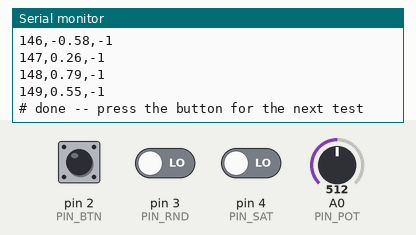
This sketch was run on a simulated Arduino Uno, built with avr-gcc and run on an emulated ATmega328P. Shown: the last lines printed to the serial monitor. The test bench sets the inputs (shaded band); at power-on: pin 2 (PIN_BTN) HIGH, pin 3 (PIN_RND) LOW, pin 4 (PIN_SAT) LOW, A0 (PIN_POT) = 512.

Above: at 1.4 s.
1.5 s: pin 2 (PIN_BTN) pulled LOW for 0.15 s
At 2.8 s:
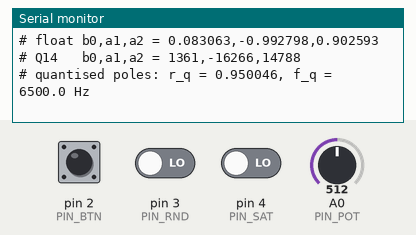
4.6 s: pin 2 (PIN_BTN) pulled LOW for 3.2 s
At 8.9 s:
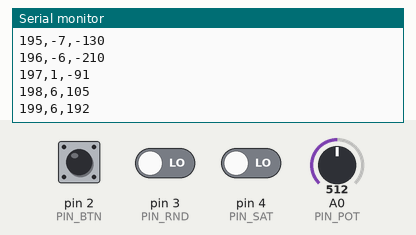
Timing chart, 0 to 10.4 s (numbered marks = the images above; inputs shaded):
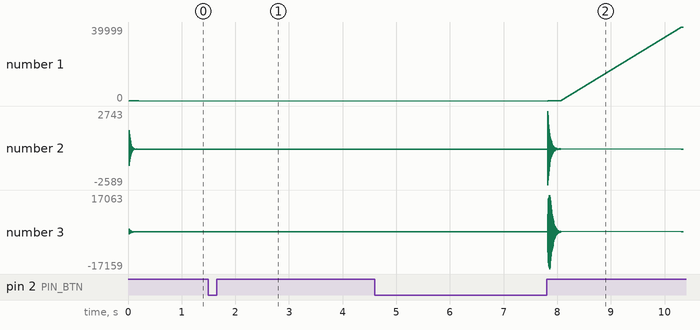

Measured:
- after the input at 4.6 s, the serial monitor: prints a new line after 3.2 s (image 2)
- plotted number 1: 149 → 39999 after the input at 4.6 s

The sketch:

sketch.ino
```cpp
/*
 * Sheet 9, Exercise 9.3 e) -- Two-pole resonator at the knock frequency
 *                                on the Arduino Uno: float vs. Q15
 *                                (REFERENCE SOLUTION)
 *
 * Project files: sketch.ino, diagram.json, resonator.h
 * Controls:  potentiometer (A0)  pole radius r = 0.90 ... 1.00
 *            switch SW1 (D3)     HIGH = rounding,   LOW = truncation
 *            switch SW2 (D4)     HIGH = saturation, LOW = wrap-around
 *            button (D2)         start the next test
 * Tests (cyclic):
 *   T0  impulse response, x = 0.5 delta, gain-1 resonator:  n,y_float,y_q15
 *       (both in LSB of Q15, i.e. y * 32768)
 *   T1  zero input, initial state y[-1] = 0.5, 200000 steps (5 s of
 *       signal at fs = 40 kHz): amplitude and period of the limit cycle
 *   T2  overflow: b0 = 1 (no normalisation), knock burst
 *       0.1 e^{-t/0.8 ms} sin(2 pi 6.5 kHz t) as input, 40000 steps
 * The signal is synthetic (fs = 40 kHz is far beyond the Uno ADC); the
 * computation is not real-time -- we study the arithmetic, not the speed.
 */
#include "resonator.h"

#define FS 40000.0f
#define F0 6500.0f

const int PIN_POT = A0, PIN_BTN = 2, PIN_RND = 3, PIN_SAT = 4;
int test = 0;

float read_r(void)
{
    /* 0.9000 ... 1.0000 in steps of about 1e-4 */
    return 0.9f + 0.1f * analogRead(PIN_POT) / 1023.0f;
}

void print_header(const char *name, float r, int norm, int rnd, int sat)
{
    float b0, a1, a2, rq, fq;
    res_q_t q;
    res_design(F0, FS, r, norm, &b0, &a1, &a2);
    res_q_init(&q, b0, a1, a2, rnd, sat);
    res_q_poles(&q, FS, &rq, &fq);
    Serial.print(F("# ")); Serial.print(name);
    Serial.print(F("  r=")); Serial.print(r, 4);
    Serial.print(rnd ? F(" round") : F(" trunc"));
    Serial.println(sat ? F(" saturate") : F(" wrap"));
    Serial.print(F("# float b0,a1,a2 = ")); Serial.print(b0, 6); Serial.print(',');
    Serial.print(a1, 6); Serial.print(','); Serial.println(a2, 6);
    Serial.print(F("# Q14   b0,a1,a2 = ")); Serial.print(q.b0); Serial.print(',');
    Serial.print(q.a1); Serial.print(','); Serial.println(q.a2);
    Serial.print(F("# quantised poles: r_q = ")); Serial.print(rq, 6);
    Serial.print(F(", f_q = ")); Serial.print(fq, 1); Serial.println(F(" Hz"));
}

/* T0: impulse response float vs Q15 */
void test_impulse(float r, int rnd, int sat)
{
    res_f_t f;
    res_q_t q;
    float b0, a1, a2;
    int n;
    print_header("T0 impulse response", r, 1, rnd, sat);
    res_design(F0, FS, r, 1, &b0, &a1, &a2);
    res_f_init(&f, b0, a1, a2);
    res_q_init(&q, b0, a1, a2, rnd, sat);
    Serial.println(F("n,y_float,y_q15"));
    for (n = 0; n < 150; n++) {
        float yf = res_f_step(&f, n == 0 ? 0.5f : 0.0f);
        int16_t yq = res_q_step(&q, n == 0 ? 16384 : 0);
        Serial.print(n); Serial.print(',');
        Serial.print(yf * 32768.0f, 2); Serial.print(',');
        Serial.println(yq);
    }
}

/* T1: zero-input limit cycle */
void test_limit_cycle(float r, int rnd, int sat)
{
    res_q_t q;
    float b0, a1, a2;
    uint32_t n, N = 200000UL;
    int16_t y, yprev = 0, mx = 0;
    int zc = 0;
    print_header("T1 zero-input limit cycle", r, 1, rnd, sat);
    res_design(F0, FS, r, 1, &b0, &a1, &a2);
    res_q_init(&q, b0, a1, a2, rnd, sat);
    q.y1 = 16384;                         /* initial state 0.5, x = 0 */
    for (n = 0; n < N; n++) {
        y = res_q_step(&q, 0);
        if (n >= N - 1000) {             /* observe the last 1000 samples */
            if (y > mx) mx = y;
            if (-y > mx) mx = -y;
            if ((y > 0 && yprev <= 0) || (y < 0 && yprev >= 0)) zc++;
        }
        yprev = y;
    }
    Serial.print(F("# after ")); Serial.print(N);
    Serial.print(F(" steps: amplitude = ")); Serial.print(mx);
    Serial.print(F(" LSB, zero crossings in 1000 samples = ")); Serial.print(zc);
    Serial.print(F(" -> f = ")); Serial.print(zc / 2.0f * FS / 1000.0f, 0);
    Serial.println(F(" Hz"));
    Serial.println(F("n,y_q15"));
    for (n = 0; n < 40; n++) {           /* 40 more samples of the cycle */
        Serial.print(n); Serial.print(',');
        Serial.println(res_q_step(&q, 0));
    }
}

/* T2: overflow with an unnormalised resonator */
void test_overflow(float r, int rnd, int sat)
{
    res_q_t q;
    float b0, a1, a2;
    uint32_t n;
    int16_t mx = 0;
    print_header("T2 overflow, b0 = 1, burst A = 0.1", r, 0, rnd, sat);
    res_design(F0, FS, r, 0, &b0, &a1, &a2);
    res_q_init(&q, b0, a1, a2, rnd, sat);
    Serial.println(F("n,x_q15,y_q15"));
    for (n = 0; n < 40000UL; n++) {
        float t = n / FS;
        float x = n < 400 ? 0.1f * expf(-t / 0.8e-3f) * sinf(2.0f * (float)M_PI * F0 * t) : 0.0f;
        int16_t xq = (int16_t)floorf(x * 32768.0f + 0.5f);
        int16_t y = res_q_step(&q, xq);
        if (n < 200 || (n >= 39960UL)) {
            Serial.print(n); Serial.print(',');
            Serial.print(xq); Serial.print(',');
            Serial.println(y);
        }
        if (n >= 39000UL && (y > mx || -y > mx)) mx = y > 0 ? y : -y;
    }
    Serial.print(F("# overflows = ")); Serial.print(q.novf);
    Serial.print(F(", max |y| in the last 1000 samples = ")); Serial.print(mx);
    Serial.println(F(" LSB"));
}

void run_test(void)
{
    float r = read_r();
    int rnd = digitalRead(PIN_RND), sat = digitalRead(PIN_SAT);
    if (test == 0) test_impulse(r, rnd, sat);
    else if (test == 1) test_limit_cycle(r, rnd, sat);
    else test_overflow(r, rnd, sat);
    Serial.println(F("# done -- press the button for the next test"));
    test = (test + 1) % 3;
}

void setup()
{
    Serial.begin(115200);
    pinMode(PIN_BTN, INPUT_PULLUP);
    pinMode(PIN_RND, INPUT_PULLUP);
    pinMode(PIN_SAT, INPUT_PULLUP);
    Serial.println(F("# Sheet 9: two-pole resonator at 6.5 kHz, fs = 40 kHz"));
    run_test();
}

void loop()
{
    if (digitalRead(PIN_BTN) == LOW) {   /* button pressed */
        delay(30);                        /* debounce        */
        while (digitalRead(PIN_BTN) == LOW) { }
        run_test();
    }
}
```

resonator.h
```cpp
/*
 * resonator.h -- two-pole digital resonator in float and in Q15 fixed point
 *                Sheet 9, Exercise 9.3 (REFERENCE SOLUTION)
 *
 * Used unchanged by the Uno sketch (Wokwi) and by limitcycle.c (JSLinux).
 * Only fixed-width integer types are used (int is 16 bit on the AVR!).
 *
 *   H(z) = b0 / (1 + a1 z^-1 + a2 z^-2),  a1 = -2 r cos(th), a2 = r^2,
 *   th = 2 pi f0 / fs,  b0 = (1 - r) |1 - r e^{-2j th}|  (gain 1 at f0)
 *
 * Fixed point: signals x, y in Q15 (int16, 1 LSB = 2^-15),
 *              coefficients in Q14 (int16, range -2 .. 2 - 2^-14) because
 *              |a1| may be close to 2,
 *              accumulator int32 in Q29 (Q14 * Q15),
 *              y = acc >> 14 with truncation or rounding, then saturation
 *              or two's complement wrap-around to int16.
 */
#ifndef RESONATOR_H
#define RESONATOR_H

#include <stdint.h>
#include <math.h>

#ifndef M_PI
#define M_PI 3.14159265358979323846
#endif

typedef struct {
    float b0, a1, a2;     /* coefficients            */
    float y1, y2;         /* y[n-1], y[n-2]          */
} res_f_t;

typedef struct {
    int16_t b0, a1, a2;   /* Q14 coefficients        */
    int16_t y1, y2;       /* Q15 state               */
    uint8_t rnd;          /* 1 = round, 0 = truncate */
    uint8_t sat;          /* 1 = saturate, 0 = wrap  */
    uint16_t novf;        /* number of overflows     */
} res_q_t;

/* design: coefficients as float (normalise = 0 -> b0 = 1) */
static void res_design(float f0, float fs, float r, int normalise,
                       float *b0, float *a1, float *a2)
{
    float th = 2.0f * (float)M_PI * f0 / fs;
    *a1 = -2.0f * r * cosf(th);
    *a2 = r * r;
    *b0 = normalise ? fabsf(1.0f - r) * sqrtf(1.0f - 2.0f * r * cosf(2.0f * th) + r * r)
                    : 1.0f;
    if (normalise && *b0 < 1e-6f) *b0 = sinf(th);    /* r = 1: oscillator */
}

static void res_f_init(res_f_t *s, float b0, float a1, float a2)
{
    s->b0 = b0; s->a1 = a1; s->a2 = a2;
    s->y1 = s->y2 = 0.0f;
}

static float res_f_step(res_f_t *s, float x)
{
    float y = s->b0 * x - s->a1 * s->y1 - s->a2 * s->y2;
    s->y2 = s->y1;
    s->y1 = y;
    return y;
}

/* float -> Q14 with rounding and range check */
static int16_t res_q14(float c)
{
    float v = c * 16384.0f;
    v = v < 0 ? v - 0.5f : v + 0.5f;
    if (v > 32767.0f) v = 32767.0f;
    if (v < -32768.0f) v = -32768.0f;
    return (int16_t)v;
}

static void res_q_init(res_q_t *s, float b0, float a1, float a2, int rnd, int sat)
{
    s->b0 = res_q14(b0); s->a1 = res_q14(a1); s->a2 = res_q14(a2);
    s->y1 = s->y2 = 0;
    s->rnd = (uint8_t)rnd; s->sat = (uint8_t)sat; s->novf = 0;
}

static int16_t res_q_step(res_q_t *s, int16_t x)
{
    int32_t acc, y;
    acc = (int32_t)s->b0 * x - (int32_t)s->a1 * s->y1 - (int32_t)s->a2 * s->y2; /* Q29 */
    if (s->rnd) acc += (int32_t)1 << 13;      /* round to nearest          */
    y = acc >> 14;                            /* arithmetic shift: floor   */
    if (y > 32767 || y < -32768) {
        s->novf++;
        if (s->sat) y = y > 0 ? 32767 : -32768;
        else y = (int16_t)(uint16_t)(y & 0xFFFF);  /* two's complement wrap */
    }
    s->y2 = s->y1;
    s->y1 = (int16_t)y;
    return (int16_t)y;
}

/* effective pole radius and pole frequency of the quantised coefficients */
static void res_q_poles(const res_q_t *s, float fs, float *r, float *f)
{
    float a1 = s->a1 / 16384.0f, a2 = s->a2 / 16384.0f, c;
    *r = sqrtf(a2 > 0 ? a2 : 0);
    c = *r > 0 ? -a1 / (2.0f * *r) : 0;
    if (c > 1) c = 1;
    if (c < -1) c = -1;
    *f = acosf(c) / (2.0f * (float)M_PI) * fs;
}

#endif /* RESONATOR_H */
```
